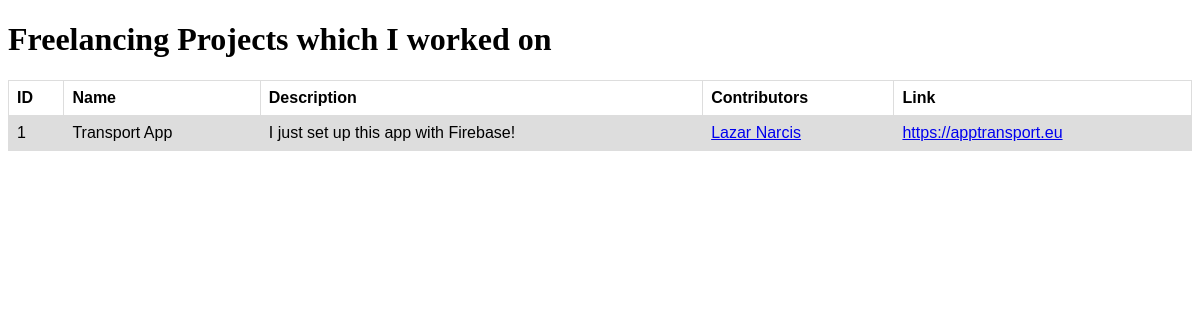
Before: / with the older database file.
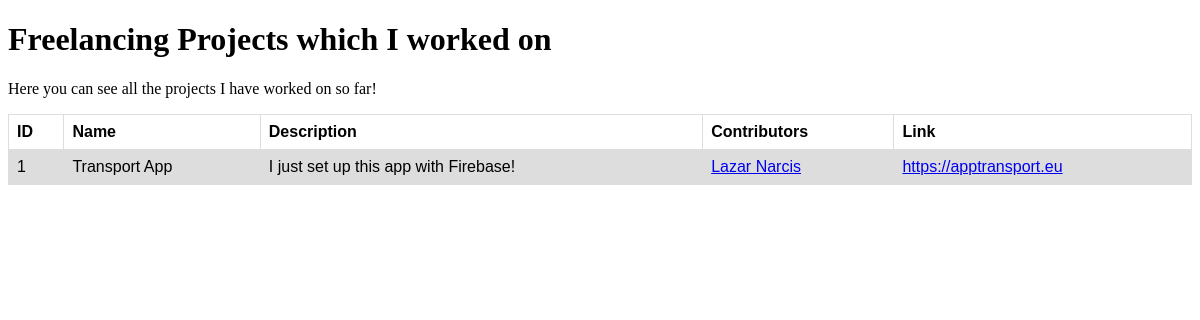
After: the same page with the newer database file.
### tables this page shows
CREATE TABLE `projects` (
  `id` int(11) NOT NULL,
  `contributor` varchar(64) NOT NULL,
  `contributor-link` varchar(64) NOT NULL,
  `link` varchar(64) NOT NULL,
  `name` varchar(64) NOT NULL,
  `description` text NOT NULL
);

CREATE TABLE `others` (
  `id` int(11) NOT NULL,
  `description` text NOT NULL
);

### index.php (the view, shortened to what this page needs)
<?php
    require "config.php";
?>
<!DOCTYPE html>
<html lang="en">
<head>
</head>
<body>
    <div>
        <h1>Freelancing Projects which I worked on</h1>
        <p>
            <?php
                $sql = 'SELECT description FROM `others` WHERE id=1';
                $query = mysqli_query($link, $sql);
                if (mysqli_num_rows($query) > 0) {
                    while ($row = mysqli_fetch_assoc($query)) {
                        echo $row['description'];
                    }
                }
            ?>
        </p>
        <table>
            <tr>
                <th>ID</th>
                <th>Name</th>
                <th>Description</th>
                <th>Contributors</th>
                <th>Link</th>
            </tr>
            <?php
                $sql = 'SELECT * FROM `projects`';
                $query = mysqli_query($link, $sql);
                if (mysqli_num_rows($query) > 0) {
                    while ($row = mysqli_fetch_assoc($query)) {
                        $name = $row['name'];
                        $description = $row['description'];
                        $contributor = $row['contributor'];
                        $link = $row['link'];
                        $id = $row['id'];
                        $contributorlink = $row['contributor-link'];
                        echo "
                            <tr>
                                <td>$id</td>
                                <td>$name</a></td>
                                <td>$description</td>
                                <td><a href='$contributorlink' target='_blank'>$contributor</a></td>
                                <td><a href='$link' target='_blank'>$link</a></td>
                            </tr>
                        ";
                    }
                }
            ?>
        </table>
    </div>
</body>
</html>

### index.php (style rules this page uses)
table { font-family: arial, sans-serif; border-collapse: collapse; width: 100%; }
td, th { border: 1px solid #dddddd; text-align: left; padding: 8px; }
tr:nth-child(even) { background-color: #dddddd; }

Changed rows visible on the page:
added others: description "Here you can see all the projects I have worked on so far!"
